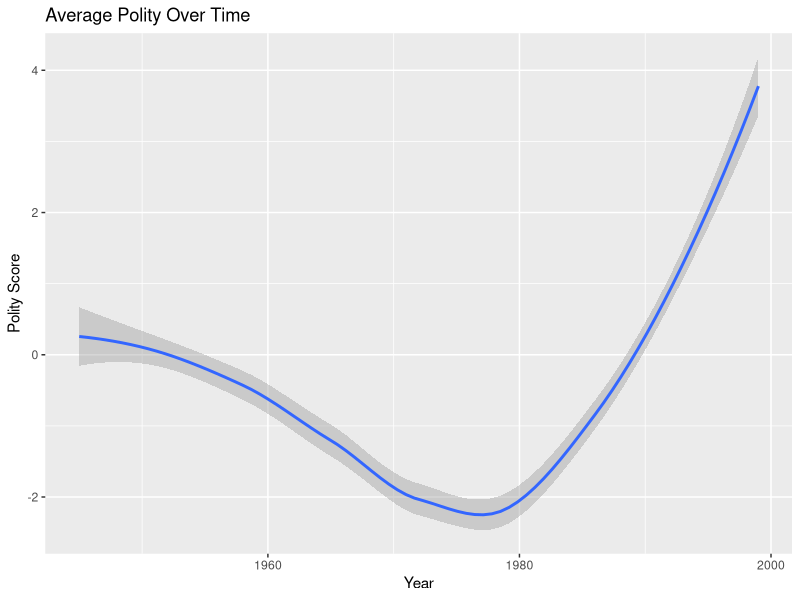
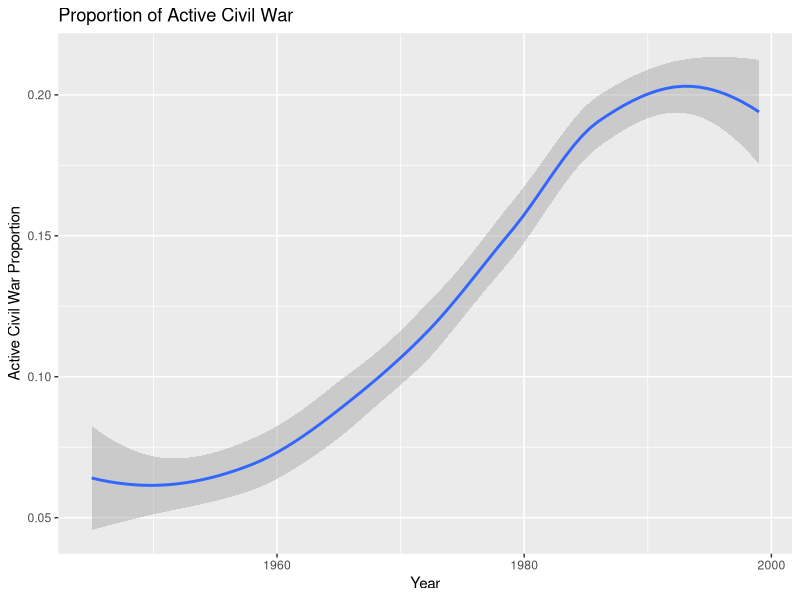
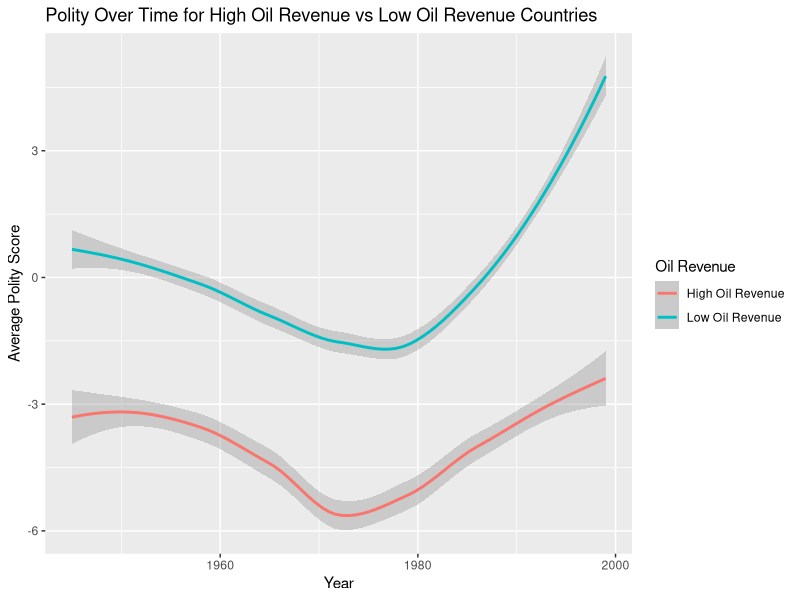
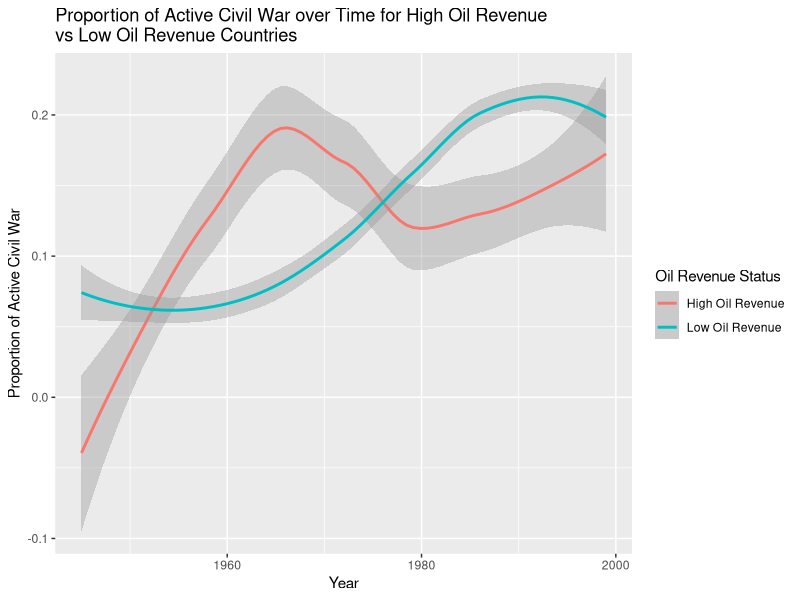
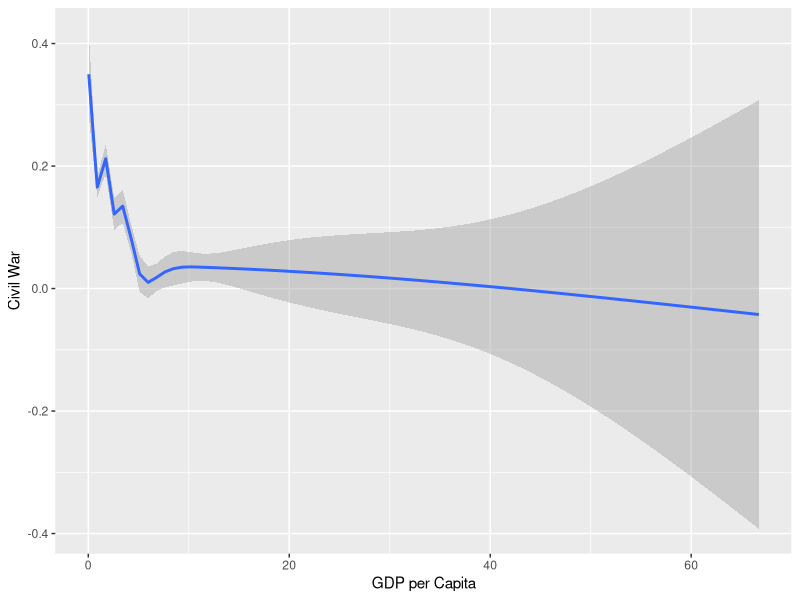
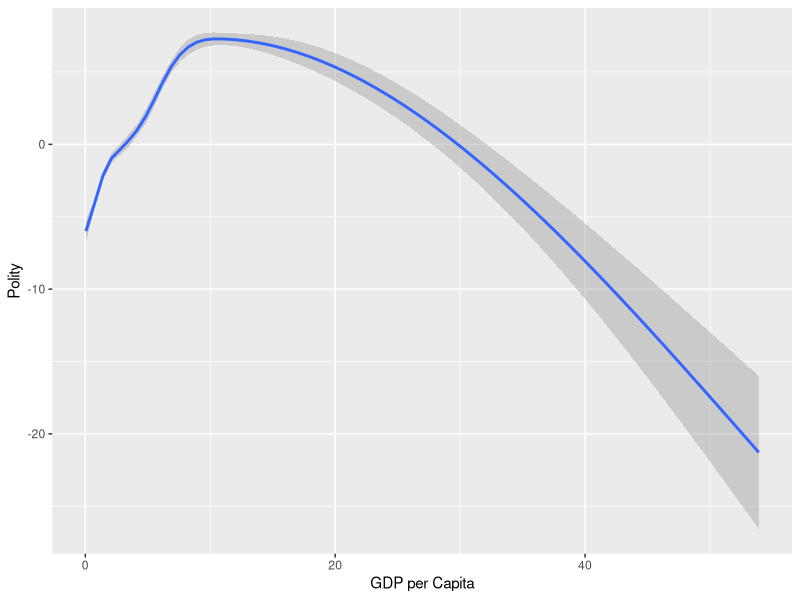

The R script that drew these images, in order:
## ---- chunk 1
library(tidyverse)
library(dplyr)
library(ggplot2)

# Load data
data <- read_csv("data/civilwar.csv") 

# Create polity visualization
polity_visual <- data |>
  group_by(year) |>
  summarize(avg_polity = mean(polity2, na.rm = TRUE)) |>
  ggplot(mapping = aes(x = year, y = avg_polity)) +
  geom_smooth() +
  labs(
    title = "Average Polity Over Time",
    y = "Polity Score",
    x = "Year"
  )

polity_visual

# Create civil war visualization
war_visual <- data |>
  group_by(year) |>
  summarize(war_prop = mean(war, na.rm = TRUE)) |>
  ggplot(mapping = aes(x = year, y = war_prop)) +
  geom_smooth() +
  labs(
    title = "Proportion of Active Civil War",
    y = "Active Civil War Proportion",
    x = "Year"
  )

war_visual
## ---- chunk 2
# POLITY AND OIL REVENUE

# Create oil_rev variable and calculate avg polity by oil_rev
polity_data <- data |>
  mutate(
    oil_rev = if_else(Oil == 1, "High Oil Revenue", "Low Oil Revenue")
  ) 
  

# Graph polity over time for oil dependent and non-oil dependent nations
polity_plot <- polity_data |>
  group_by(oil_rev, year) |>
  summarize(avg_polity = mean(polity2, na.rm = TRUE)) |>
  ggplot(mapping = aes(x = year, y = avg_polity, color = oil_rev)) +
  geom_smooth() +
  labs(
    x = "Year",
    y = "Average Polity Score",
    title = "Polity Over Time for High Oil Revenue vs Low Oil Revenue Countries",
    color = "Oil Revenue"
  )

polity_plot


## ---- chunk 3
# CIVIL WAR AND OIL REVENUE

# Create oil dependence variable
war_data <- data |>
  mutate(
    oil_rev = if_else(Oil == 1, "High Oil Revenue", "Low Oil Revenue")
  ) 

# Graph the proportion of active civil war over time for oil-dependent and non-oil dependent countries
war_plot <- war_data |>
  group_by(oil_rev, year) |>
  summarize(prop_war = mean(war, na.rm = TRUE)) |>
  ggplot(mapping = aes(x = year, y = prop_war, color = oil_rev)) +
  geom_smooth() +
  labs(
    x = "Year",
    y = "Proportion of Active Civil War",
    title = "Proportion of Active Civil War over Time for High Oil Revenue \nvs Low Oil Revenue Countries",
    color = "Oil Revenue Status"
  )

war_plot
## ---- chunk 4
# POLITY AND OIL REVENUE (regression)

library(broom)

# Mutates oil_rev variable 
data <- data |>
  mutate(
    oil_rev = if_else(Oil == 1, "Oil Dependence", "Low Oil Dependence")
  )

# Creates regression with polity as outcome and oil revenue/dependence as predictor
data$oil_reserve_situation<-data$oil_rev
fit_1 <- lm(polity2 ~ oil_reserve_situation, data = data)

# Creates tables of results
fit_1 |>
  broom::tidy() |>
  select(term, estimate) |>
  knitr::kable(digits = 2)

summary(fit_1)
## ---- chunk 5
# CIVIL WAR AND OIL REVENUE (regression)

# Creates regression with war as outcome and oil revenue/dependence as predictor
fit_2 <- lm(war ~ oil_reserve_situation, data = data)

# Creates tables of results
fit_2 |>
  broom::tidy() |>
  select(term, estimate) |>
  knitr::kable(digits = 2)

summary(fit_2)
## ---- chunk 6
gdp_plot_war <- data |>
  ggplot(mapping = aes(x = gdpen, y = war)) +
  geom_smooth() +
  labs(
    y = "Civil War",
    x = "GDP per Capita"
  )

gdp_plot_war

fit_war_gdp <- lm(war ~ gdpen, data = data)

summary(fit_war_gdp)

fit_oil_gdp <- lm(Oil ~ gdpen, data = data)

summary(fit_oil_gdp)
## ---- chunk 7
gdp_plot_polity <- data |>
  ggplot(mapping = aes(x = gdpen, y = polity2)) +
  geom_smooth() +
  labs(
    y = "Polity",
    x = "GDP per Capita"
  )

gdp_plot_polity
